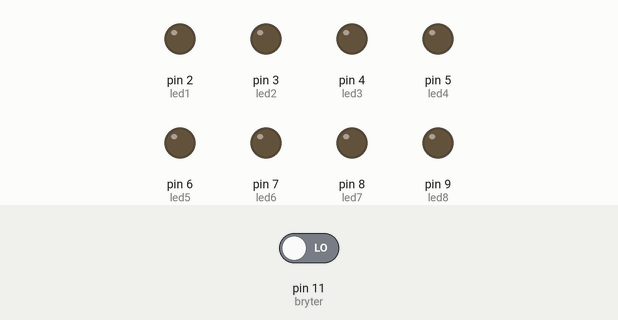
Bench run of a sketch on a simulated Arduino Uno, built with avr-gcc and run on an emulated ATmega328P. On the bench: output pins drawn as LEDs (lit = HIGH). Dashed ring = blinking. The test bench sets the inputs (shaded band); at power-on: pin 11 (bryter) LOW.

Above: at 1.2 s.
1.3 s: pin 11 (bryter) driven HIGH
At 1.46 s:
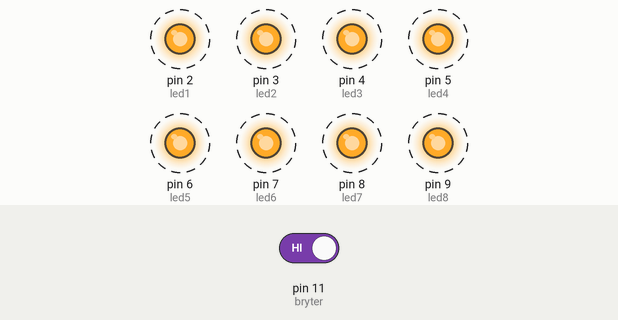
4.3 s: pin 11 (bryter) driven LOW
At 5.2 s:
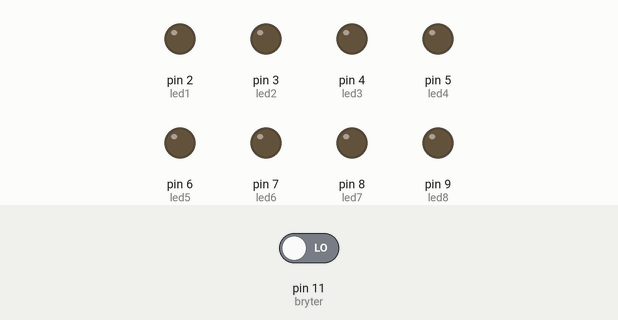
Timing chart, 0 to 7.3 s (numbered marks = the images above; inputs shaded):
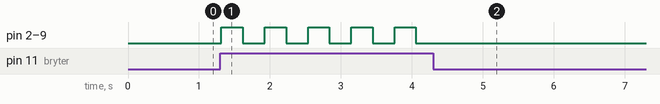

Measured:
- after the input at 1.3 s, pin 2 (led1), pin 3 (led2), pin 4 (led3), pin 5 (led4), pin 6 (led5), pin 7 (led6), pin 8 (led7), pin 9 (led8): alternates HIGH for 0.30 s and LOW for 0.31 s, starting at once
- after the input at 4.3 s, pin 2 (led1), pin 3 (led2), pin 4 (led3), pin 5 (led4), pin 6 (led5), pin 7 (led6), pin 8 (led7), pin 9 (led8): stops changing and stays LOW

The sketch:

10_Blinkbryter_-_MHP.ino
```cpp
// Oppgave 10 - Blinkbryter - 30.01.2018 - MHP

// KONSTANTER:
const byte led1 = 2;
const byte led2 = 3;
const byte led3 = 4;
const byte led4 = 5;
const byte led5 = 6;
const byte led6 = 7;
const byte led7 = 8;
const byte led8 = 9;
const byte bryter = 11;

// VARIABLER:
int lesbryter;
int time_delay = 300;
int i;
int leds[8] = {led1, led2, led3, led4, led5, led6, led7, led8};

// SETUP:
void setup() {
  pinMode(led1, OUTPUT);
  pinMode(led2, OUTPUT);
  pinMode(led3, OUTPUT);
  pinMode(led4, OUTPUT);
  pinMode(led5, OUTPUT);
  pinMode(led6, OUTPUT);
  pinMode(led7, OUTPUT);
  pinMode(led8, OUTPUT);
  pinMode(bryter, INPUT);
}

// FUNKSJONER:

// HOVUDPROGRAM:
void loop() {
  lesbryter = digitalRead(bryter);
  delay(10);
  if (lesbryter == HIGH) {
    for (i = 0; i <= 7; i++) {
      digitalWrite(leds[i], HIGH);
    }
    delay(time_delay);
    for (i = 7; i >= 0; i--) {
      digitalWrite(leds[i], LOW);
    }
    delay(time_delay);
  }
  else {
    for (i = 0; i <= 7; i++) {
      digitalWrite(leds[i], LOW);
    }
  }
}
```
